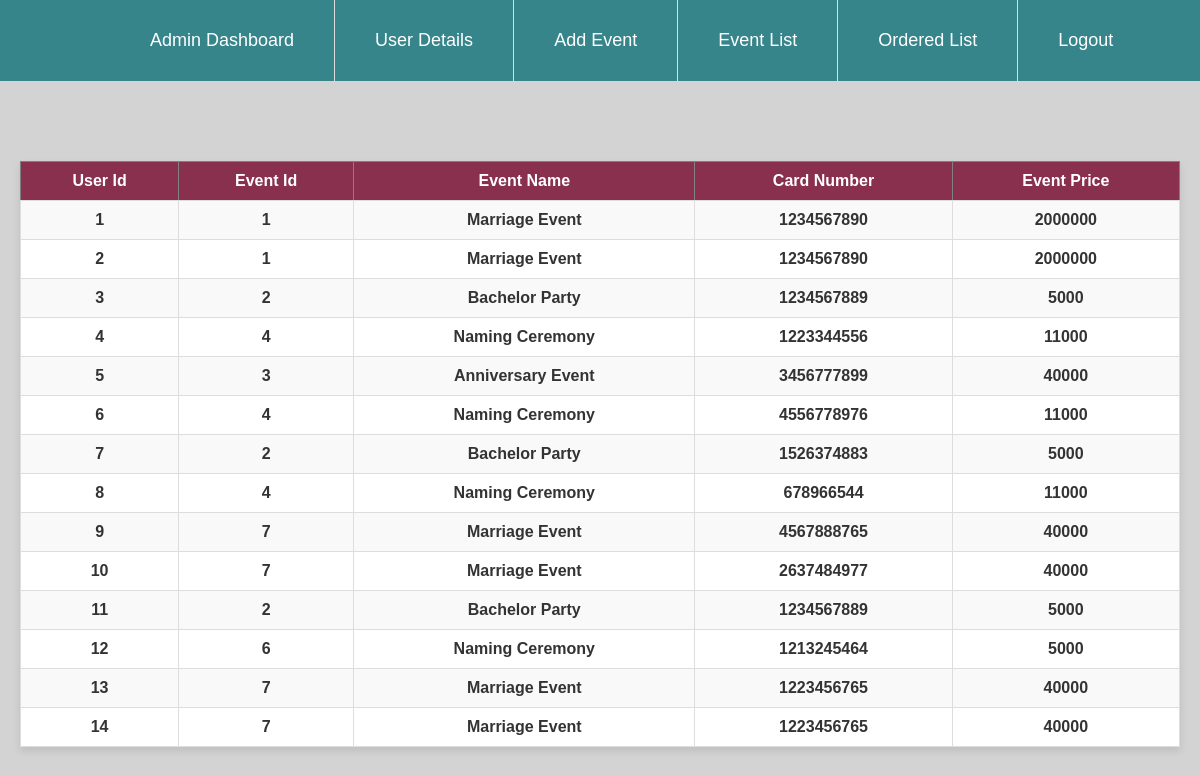
/Orderlist, run on the app's committed database.
### myapp/models.py (models this page shows)
class Pay(models.Model):
    id=models.BigAutoField(auto_created=True,primary_key=True,serialize=False,verbose_name='ID')
    cardnum=models.CharField(max_length=60)
    cvvnum=models.CharField(max_length=60)
    edate=models.CharField(max_length=60)
    userid=models.CharField(max_length=60)
    etype=models.CharField(max_length=60)
    eid=models.CharField(max_length=20, default='default_value')
    eprice=models.CharField(max_length=60)
    edes=models.CharField(max_length=60)

### myapp/views.py (the view)
# urls.py: path("Orderlist",views.Orderlist,name="Orderlist"),
def Orderlist(request):
    data=Pay.objects.all()
    return render(request,"Orderlist.html",{"data":data})

### templates/Orderlist.html (shortened to what this page needs)
{% extends "commonadmin.html" %}
{% block content %}
{% load static %}
<html>
<head>
    </head>
    <body style="background-color:lightgray">
        <table border="1px solid gray" cellpadding="10px" cellspacing="0">
            <tr>
                <th>User Id</th>
                <th>Event Id</th>
                <th>Event Name</th>
                <th>Card Number</th>
                <th>Event Price</th>
            </tr>
            {% for d in data %}
                <tr>
                    <td>{{d.id}}</td>
                    <td>{{d.eid}}</td>
                    <td>{{d.etype}}</td>
                    <td>{{d.cardnum}}</td>
                    <td>{{d.eprice}}</td>
                </tr>
            {% endfor %}
        </table>
    </body>
</html>
{% endblock %}

### static/css/commonadmin.css (style rules this page uses)
body, h1, p { margin: 0; padding: 0; font-family: Arial, sans-serif; }
body { background-color: #f4f4f4; color: #333; }

### templates/Orderlist.html (style rules this page uses)
table { width: 100%; margin-top:0; border-collapse: collapse; background-color: white; box-shadow: 0 4px 8px rgba(0, 0, 0, 0.1); text-align:center; }
th { background-color: #88304E; color:white; }
td { text-align:center; font-size: 16px; font-weight:bold; border: 1px solid #ddd; }
tr:nth-child(even) { background-color: #f9f9f9; }

### data on the page
Pay: id "1", eid "1", etype "Marriage Event", cardnum "1234567890", eprice "2000000"
Pay: id "2", eid "1", etype "Marriage Event", cardnum "1234567890", eprice "2000000"
Pay: id "3", eid "2", etype "Bachelor Party", cardnum "1234567889", eprice "5000"
Pay: id "4", eid "4", etype "Naming Ceremony", cardnum "1223344556", eprice "11000"
Pay: id "5", eid "3", etype "Anniversary Event", cardnum "3456777899", eprice "40000"
Pay: id "6", eid "4", etype "Naming Ceremony", cardnum "4556778976", eprice "11000"
Pay: id "7", eid "2", etype "Bachelor Party", cardnum "1526374883", eprice "5000"
Pay: id "8", eid "4", etype "Naming Ceremony", cardnum "678966544", eprice "11000"
Pay: id "9", eid "7", etype "Marriage Event", cardnum "4567888765", eprice "40000"
Pay: id "10", eid "7", etype "Marriage Event", cardnum "2637484977", eprice "40000"
Pay: id "11", eid "2", etype "Bachelor Party", cardnum "1234567889", eprice "5000"
Pay: id "12", eid "6", etype "Naming Ceremony", cardnum "1213245464", eprice "5000"
Pay: id "13", eid "7", etype "Marriage Event", cardnum "1223456765", eprice "40000"
Pay: id "14", eid "7", etype "Marriage Event", cardnum "1223456765", eprice "40000"
